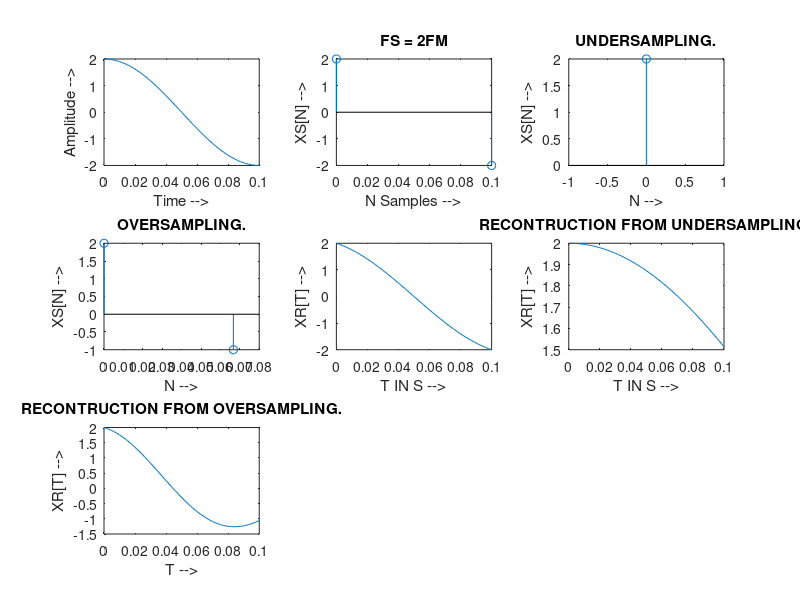

MATLAB code for this plot:
N1 = input("ENTER FIRST NUMBER:");
N2 = input("ENTER SECOND NUMBER:");
T = 0:0.001:0.1;
x = cos(2*pi*N1*T) + cos(2*pi*N2*T);
fm = max(N1,N2);
subplot(3,3,1);
plot(T,x);
xlabel("Time -->");
ylabel("Amplitude -->");

fs = 2*fm;
ts = 1/fs;
n = 0:1:(0.1*fs);
xs = cos(2*pi*N1*(n*ts)) + cos(2*pi*N2*(n*ts));

subplot(3,3,2);
stem(n*ts,xs);
xlabel("N Samples -->");
ylabel("XS[N] -->");
title("FS = 2FM");
xr=xs*sinc((T-(n'*ts))/ts);
subplot(3,3,5);
plot(T,xr);
xlabel('T IN S -->');
ylabel('XR[T] -->');

fs = 0.8*fm;
ts = 1/fs;
n = 0:1:(0.1*fs);
xs = cos(2*pi*N1*(n*ts)) + cos(2*pi*N2*(n*ts));

subplot(3,3,3);
stem(n*ts,xs);
xlabel("N -->");
ylabel("XS[N] -->");
title("UNDERSAMPLING.");
xr=xs*sinc((T-(n'*ts))/ts);
subplot(3,3,6);
plot(T,xr);
xlabel('T IN S -->');
ylabel('XR[T] -->');
title('RECONTRUCTION FROM UNDERSAMPLING.');
 
fs = 3*fm;
ts = 1/fs;
n = 0:1:(0.1*fs);
xs = cos(2*pi*N1*(n*ts)) + cos(2*pi*N2*(n*ts));

subplot(3,3,4);
stem(n*ts,xs);
xlabel("N -->");
ylabel("XS[N] -->");
title("OVERSAMPLING.");
xr=xs*sinc((T-(n'*ts))/ts);
subplot(3,3,7);
plot(T,xr);
xlabel('T -->');
ylabel('XR[T] -->');
title('RECONTRUCTION FROM OVERSAMPLING.');
